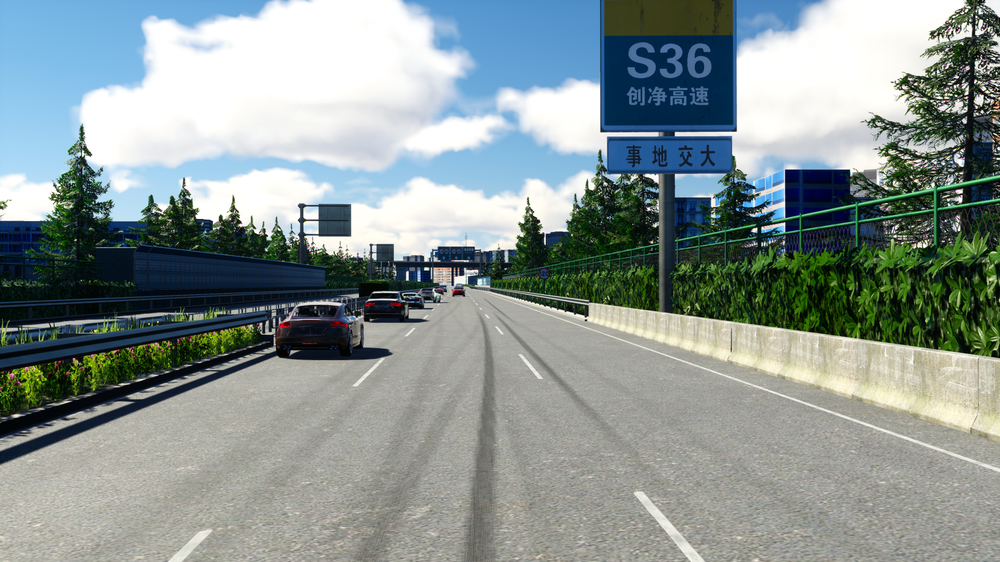
#> input picture 51sim2yolo/images/000000.png, 1000 x 562 px, shrunk from 1920 x 1080 before the run, found by its file name
$ python show_image.py
#> lines starting #> are read from the running program, lines starting #| are printed output that depends on the picture; after the words box and inside, x2 and y2 are one past the last pixel; in counts of white or black regions, pixels touching at a corner belong together
import json
import cv2
import numpy as np

# 读取JSON文件
with open(r'E:\python_filev2\yolov5-6.0\datasets\train\BDD_style_labels\000000.json') as json_file:
#> (reads 51sim2yolo/labels/000000.json from the repository)
    data = json.load(json_file)

# 读取对应的图像
image_path = r'E:\python_filev2\yolov5-6.0\datasets\train\images\000000.png'
image = cv2.imread(image_path)
#> image is the input picture: shape (562, 1000, 3); mean B, G, R 147.7, 149.6, 137.5
print(image.shape)
#| (562, 1000, 3)
# 输出宽度和高度
print('Image width:', image.shape[1])
#| Image width: 1000
print('Image height:', image.shape[0])
#| Image height: 562

# 绘制2D框和标签
for bbox in data['bboxes']:
    # 提取框的位置和大小
    x1, y1, x2, y2 = bbox['bbox']

    # 提取框的类型
    label_type = bbox['type']

    # 绘制矩形框
    cv2.rectangle(image, (int(x1), int(y1)), (int(x2), int(y2)), (0, 255, 0), 2)

    # 添加标签
    cv2.putText(image, f'Type: {label_type}', (int(x1), int(y1)), cv2.FONT_HERSHEY_SIMPLEX, 0.5, (0, 0, 255), 2)
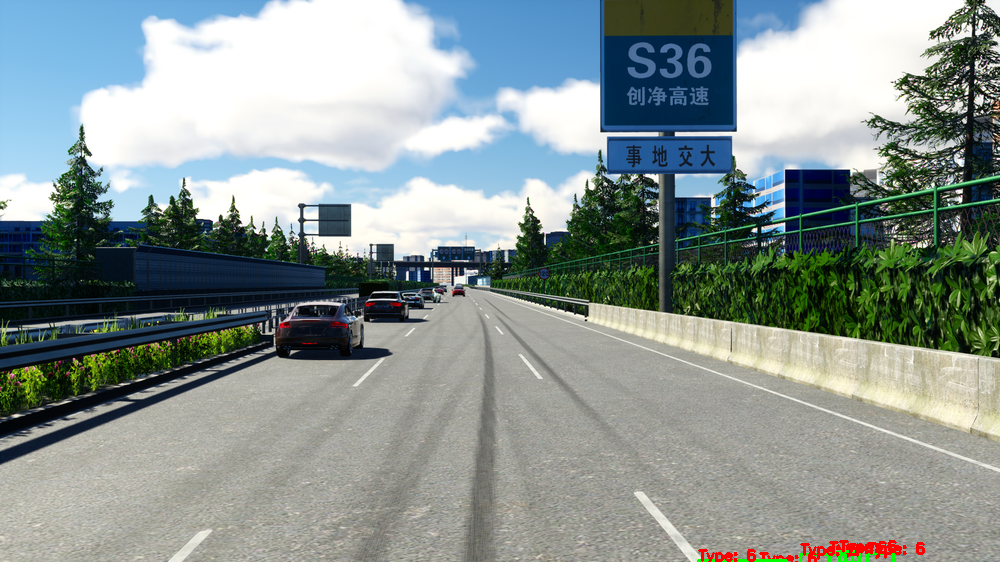
#> image: shape (562, 1000, 3); 0.38% of pixels changed, all inside (x1, y1, x2, y2) = (697, 540, 925, 562)

# 显示图像
cv2.imshow('image', image)
cv2.waitKey(0)
cv2.destroyAllWindows()
